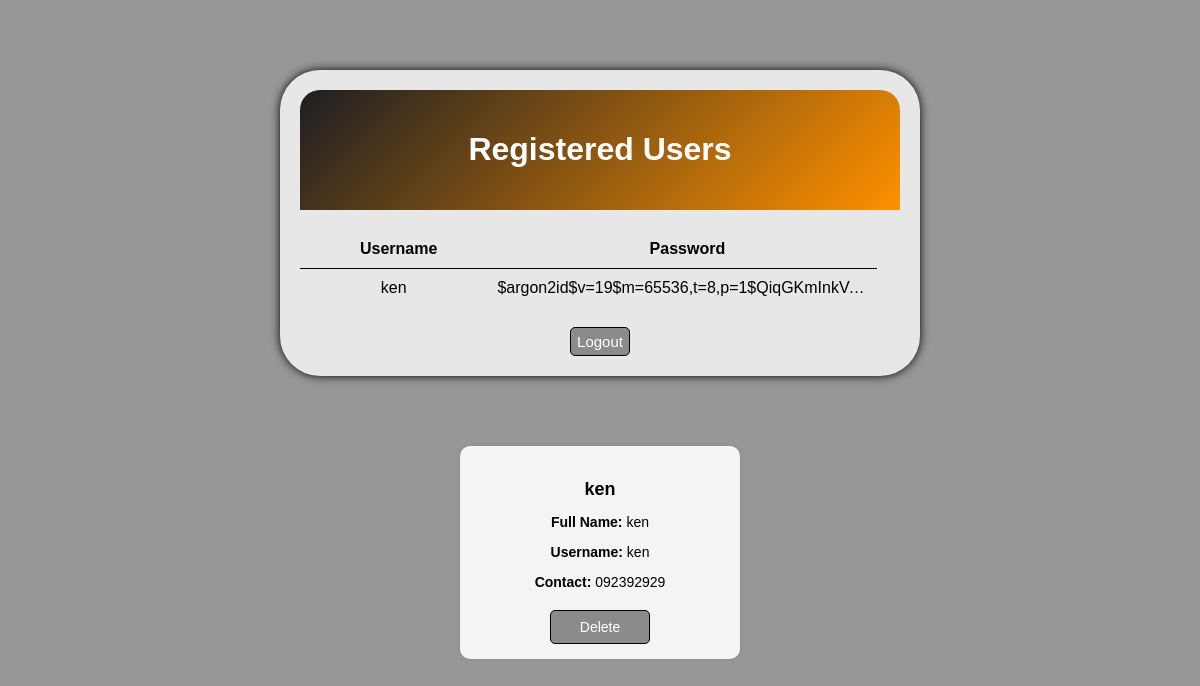
Before: /index (signed in) with the older database file.
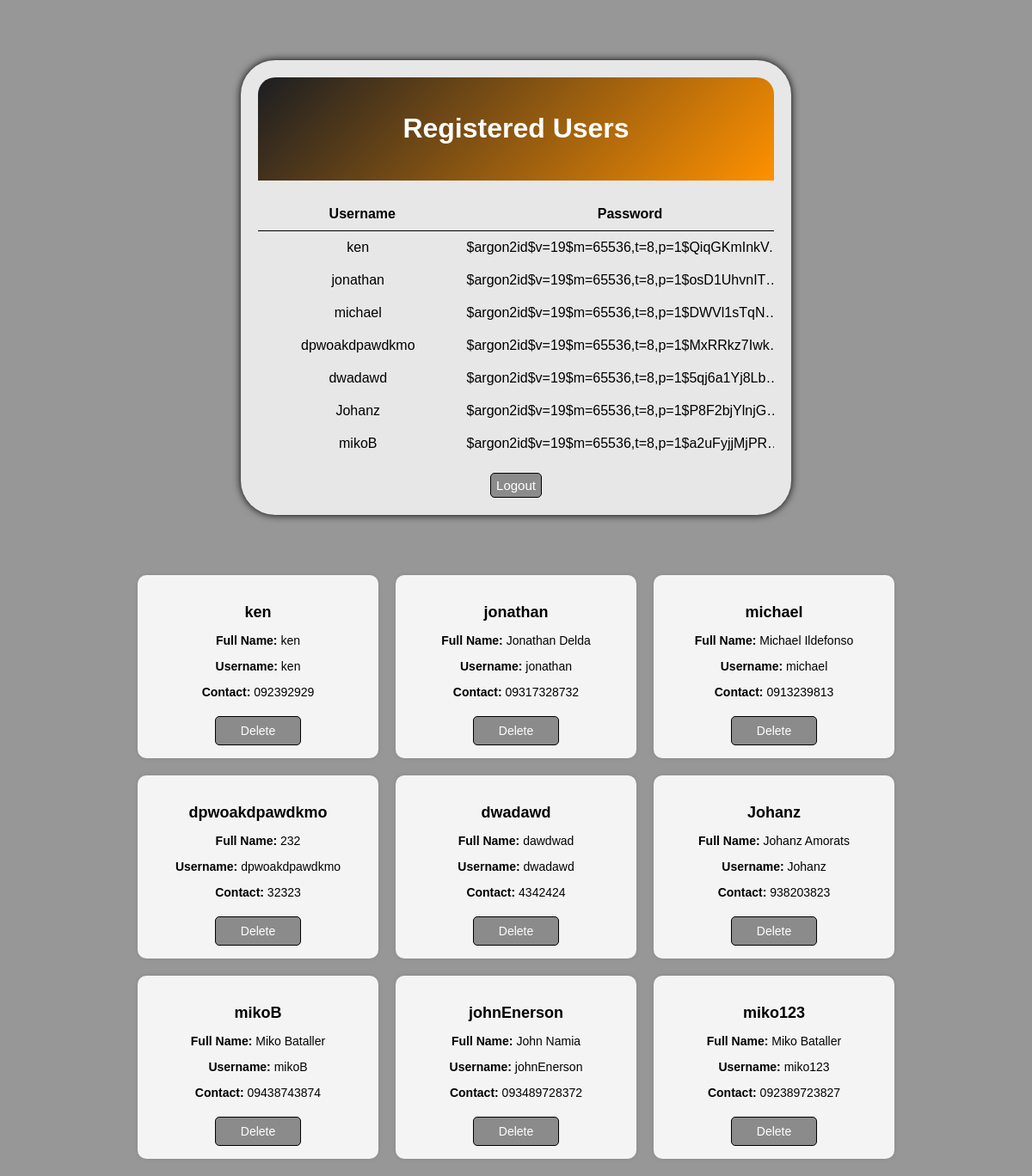
After: the same page with the newer database file.
### app/models.py (models this page shows, shortened)
class User(db.Model):
    id = db.Column(db.Integer, primary_key=True)
    userName = db.Column(db.String(80), unique=True, nullable=False)
    fullName = db.Column(db.String(120), nullable=False)
    email = db.Column(db.String(255), unique=True, nullable=False)
    contact = db.Column(db.String(15), nullable=False)
    password = db.Column(db.String(128), nullable=False)  # Password stored as plain text

### run.py (the view)
@app.route('/index')  # Define the index route
def index():
    if 'user_id' not in session:  # Check if user is logged in
        return redirect(url_for('login'))  # Redirect to login if not logged in
    users = User.query.all()  # Fetch users from the database
    return render_template('index.html', users=users)  # Render index.html with user data

### app/templates/index.html (shortened to what this page needs)
<!DOCTYPE html>
<html lang="en">
<head>
    <link rel="stylesheet" href="{{ url_for('static', filename='css/styles.css') }}">
</head>
<body>
    <div class="container" id="cont">
        <div class="header-section">
            <h1>Registered Users</h1>
        </div>
        <table>
            <thead>
                <tr>
                    <th>Username</th>
                    <th>Password</th>
                </tr>
            </thead>
            <tbody>
                {% for user in users %}
                <tr>
                    <td id="usern">{{ user.userName }}</td>
                    <td id="pass">{{ user.password }}</td>
                </tr>
                {% endfor %}
            </tbody>
        </table>
        <div class="button-container" style="margin-top: 20px;">
            <form action="{{ url_for('logout') }}" method="POST" style="display:inline;">
                <button type="submit" class="btn">Logout</button>
            </form>
        </div>
    </div>
<div class="user-cards-container">
    {% for user in users %}
    <div class="user-card">
        <h3>{{ user.userName }}</h3>
        <p><strong>Full Name:</strong> {{ user.fullName }}</p>
        <p><strong>Username:</strong> {{ user.userName }}</p>
        <p><strong>Contact:</strong> {{ user.contact }}</p>
        <form action="{{ url_for('delete_user', user_id=user.id) }}" method="POST" style="display:inline;">
            <button type="button" class="btn" onclick="confirmDelete('{{ user.userName }}', this.form)">Delete</button>
        </form>
    </div>
    {% endfor %}
</div>
</body>
</html>

### app/static/css/styles.css (style rules this page uses)
body { font-family: Arial, sans-serif; margin: 20px; background-color: #979797; }
.container { max-width: 600px; margin: 70px auto; padding: 20px; background-color: #E7E7E7; border-radius: 40px; box-shadow: 0 0 10px black; }
h1 { text-align: center; color: white; }
.button-container { text-align: center; }
.header-section { background: linear-gradient(135deg, #1c1e22, #FF9100); padding: 20px; margin-bottom: 20px; border-top-left-radius: 20px; border-top-right-radius: 20px; text-align: center; color: white; cursor: default; }
.btn { background-color: #8B8B8B; color: white; text-align: center; width: 60px; padding: 5px 5px; border: 1px solid black; border-radius: 5px; cursor: pointer; font-size: 15px; }
.user-cards-container { display: flex; flex-wrap: wrap; gap: 20px; margin-top: 30px; justify-content: center; }
.user-card { background-color: #f4f4f4; border-radius: 10px; padding: 15px; width: 250px; box-shadow: 0 0 5px rgba(0, 0, 0, 0.1); text-align: center; }
.user-card h3 { font-size: 18px; margin-bottom: 10px; }
.user-card p { font-size: 14px; margin-bottom: 10px; }
.user-card .btn { width: 100px; padding: 8px 0; font-size: 14px; margin-top: 10px; }
table { width: 100%; border-collapse: collapse; max-height: 300px; overflow-y: auto; display: block; margin: auto; }
table th, table td { text-align: center; vertical-align: middle; padding: 10px; }
table th { background-color: #E7E7E7; color: black; padding-left: 60px; border-bottom: 1px solid black; }
table td { background-color: #E7E7E7; }
table td:nth-child(2) { max-width: 370px; overflow: hidden; text-overflow: ellipsis; white-space: nowrap; }
#cont { max-height: 500px; }
#pass { padding-left: 50px; }
#usern { padding-left: 50px; }

Changed rows visible on the page:
added User: userName "jonathan", password "$argon2id$v=19$m=65536,t=8,p=1$osD1UhvnIT…", fullName "Jonathan Delda", contact "09317328732"
added User: userName "michael", password "$argon2id$v=19$m=65536,t=8,p=1$DWVl1sTqN…", fullName "Michael Ildefonso", contact "0913239813"
added User: userName "dpwoakdpawdkmo", password "$argon2id$v=19$m=65536,t=8,p=1$MxRRkz7Iwk…", fullName "232", contact "32323"
added User: userName "dwadawd", password "$argon2id$v=19$m=65536,t=8,p=1$5qj6a1Yj8Lb…", fullName "dawdwad", contact "4342424"
added User: userName "Johanz", password "$argon2id$v=19$m=65536,t=8,p=1$P8F2bjYlnjG…", fullName "Johanz Amorats", contact "938203823"
added User: userName "mikoB", password "$argon2id$v=19$m=65536,t=8,p=1$a2uFyjjMjPR…", fullName "Miko Bataller", contact "09438743874"
added User: userName "johnEnerson", fullName "John Namia", contact "093489728372"
added User: userName "miko123", fullName "Miko Bataller", contact "092389723827"
